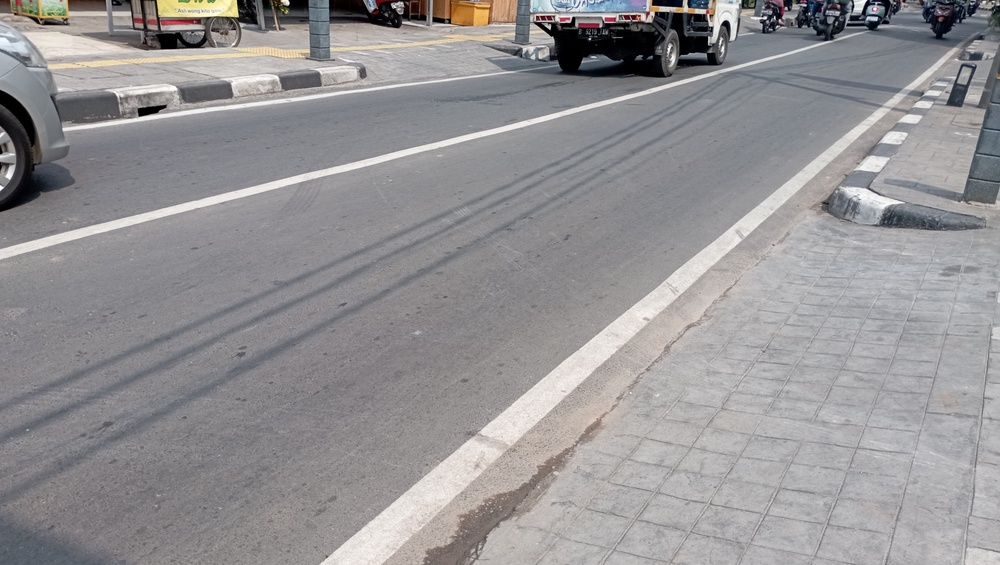
#> input picture PA-PC_202131040_MUHAMMAD FASTABIQUL KHAIRAT_B/image.jpg, 1000 x 565 px, shrunk from 4080 x 2304 before the run
$ jupyter execute UAS.ipynb
#> lines starting #> are read from the running program, lines starting #| are printed output that depends on the picture; after the words box and inside, x2 and y2 are one past the last pixel; in counts of white or black regions, pixels touching at a corner belong together
[cell 1]
import cv2
import numpy as np
import matplotlib.pyplot as plt

[cell 2]
image = cv2.imread('image.jpg')
#> image is the input picture: shape (565, 1000, 3); mean B, G, R 148.5, 146.8, 148.8

[cell 3]
cv2.imshow("Citra Asli", image)
cv2.waitKey(0)
cv2.destroyAllWindows()

[cell 4]
# Konversi gambar menjadi grayscale
gray = cv2.cvtColor(image, cv2.COLOR_BGR2GRAY)

# Mengaplikasikan Gaussian Blur untuk mengurangi noise
blur = cv2.GaussianBlur(gray, (5, 5), 0)
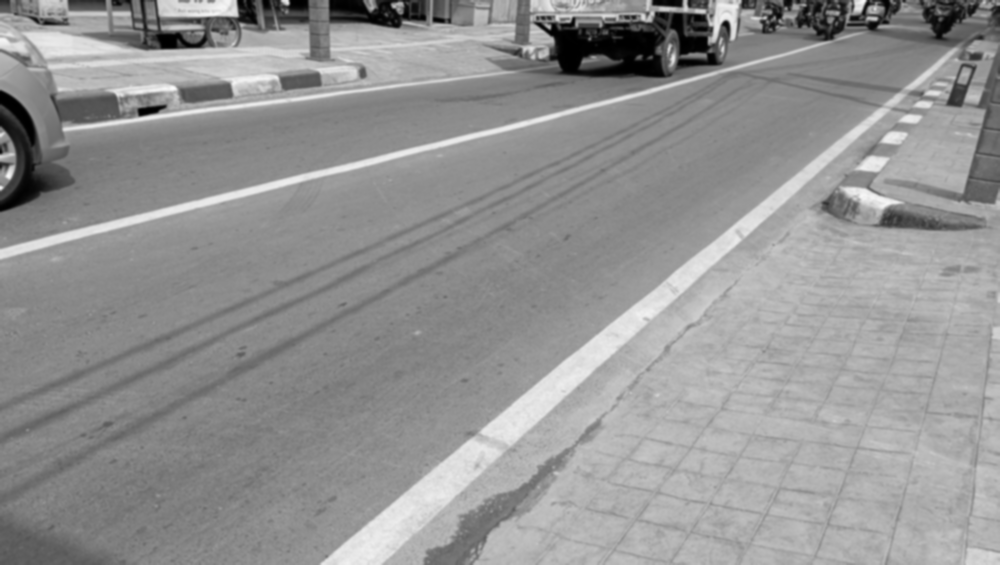
#> blur: shape (565, 1000); min 0, max 252, mean 147.6

# Deteksi tepi menggunakan Canny edge detection
edges = cv2.Canny(blur, 100, 150)
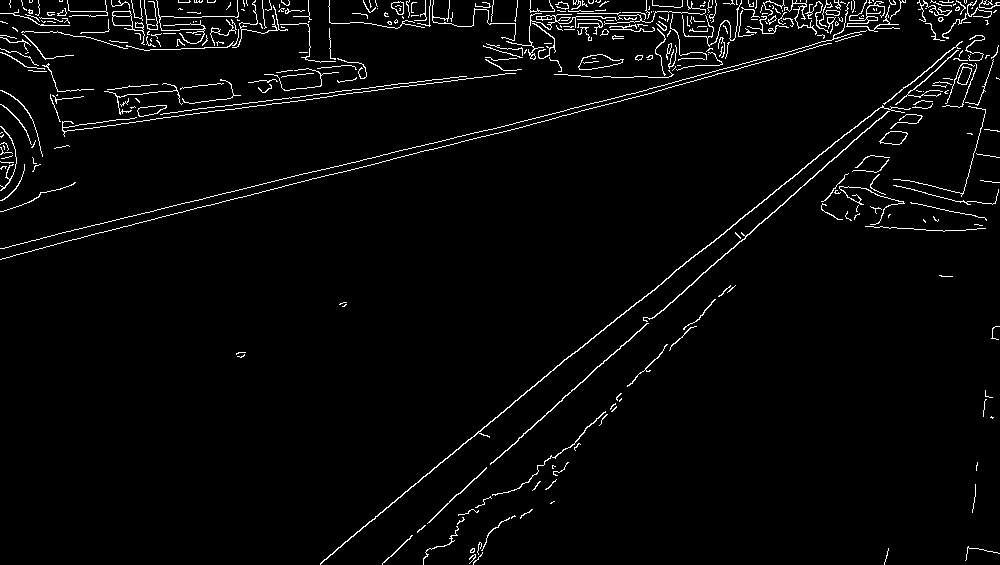
#> edges: shape (565, 1000); 3% white in thin lines or dots

[cell 5]
# Menggunakan Transformasi Hough untuk mendeteksi garis
lines = cv2.HoughLinesP(edges, 1, np.pi / 180, threshold=100, minLineLength=100, maxLineGap=10)
#> lines = 28 rows, first 6: [574, 353, 883, 103], [1, 248, 321, 169], [441, 509, 725, 253], [135, 223, 577, 112], [139, 116, 466, 76], [369, 521, 510, 406]

# Menggambar garis pada gambar asli
for line in lines:
    x1, y1, x2, y2 = line[0]
    cv2.line(image, (x1, y1), (x2, y2), (0, 255, 0), 3)
#> this loop made 28 passes
#> (x1, y1, x2, y2) on passes 1 to 12: (574, 353, 883, 103), (1, 248, 321, 169), (441, 509, 725, 253), (135, 223, 577, 112), (139, 116, 466, 76), (369, 521, 510, 406), (619, 349, 772, 212), (755, 7, 905, 2), (307, 173, 483, 130), (736, 9, 878, 5), (772, 12, 888, 8), (136, 121, 332, 96)
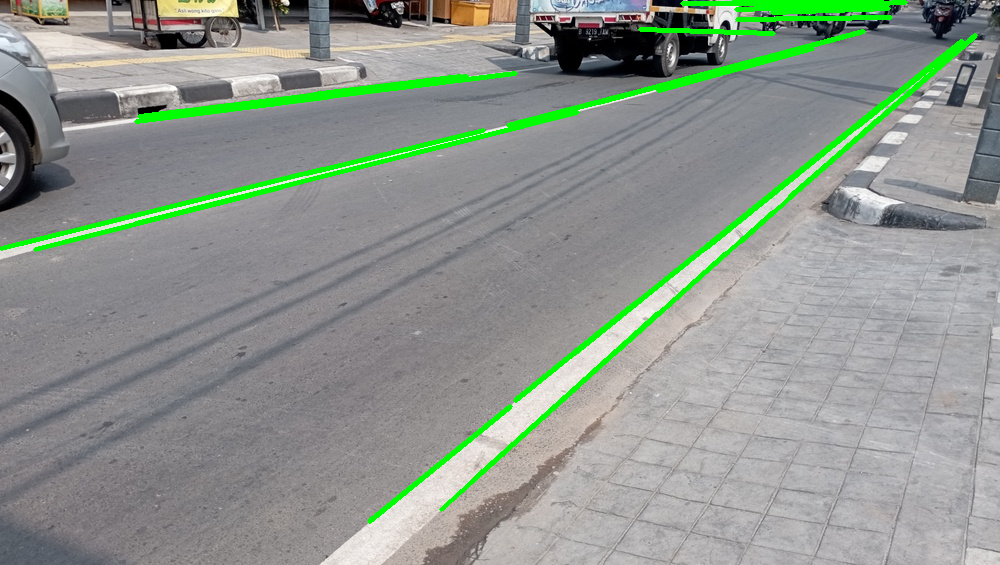
#> image: shape (565, 1000, 3); 4.01% of pixels changed, all inside (x1, y1, x2, y2) = (0, 0, 978, 524)

[cell 6]
# TAMPILAN MENGGUNAKAN FIGUR DAN XIS (FUNGSI MATPLOTLIB)
fig, axs = plt.subplots(1,2, figsize = (10,10))
ax = axs.ravel()

# Tampilan Asli
ax[0].imshow(gray, cmap = 'gray')
ax[0].set_title ('Citra Asli')

# Tampilan edges
ax[1].imshow(image, cmap = 'gray')
ax[1].set_title ('After Edges')
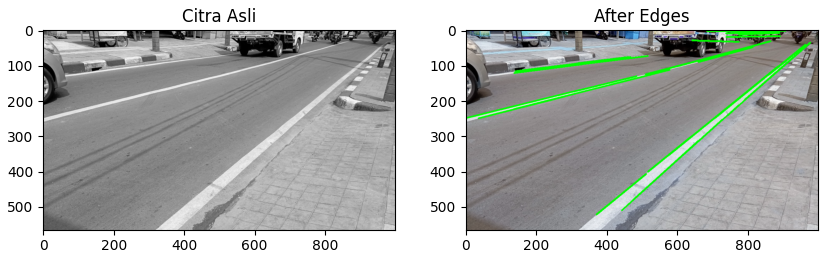
#> figure drawn by matplotlib, 2 panels; B, G, R data is drawn as R, G, B
